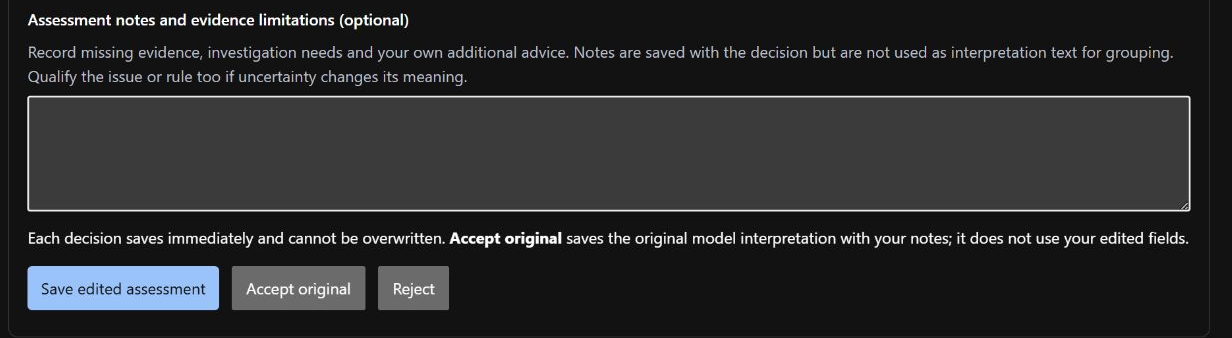
#> input picture docs/images/assessment-save.png, 1232 x 338 px, given in place of source-narrow.png, which was not available
$ python backfill.py
#> lines starting #> are read from the running program, lines starting #| are printed output that depends on the picture
from pathlib import Path
import hashlib,json
from PIL import Image
root=Path('WORKSPACE'); r=root/'extras/der-checkouts/assessment-clarity'; e=root/'extras/der-evidence/assessment-clarity/r1'
items=[('assessment-source.png','source-narrow.png',[16,205,976,636]),('annotation-result.png','result-narrow.png',[16,169,976,676]),('annotation-assessment.png','assessment-narrow.png',[16,174,976,658]),('failed-draft-assessment.png','failed-narrow.png',[16,17,976,590])]
records=[]
for name,raw,rect in items:
 p=r/'docs/images'/name;Image.open(e/raw).crop(rect).save(p)
#> after `p = r / 'docs/images' / name`:
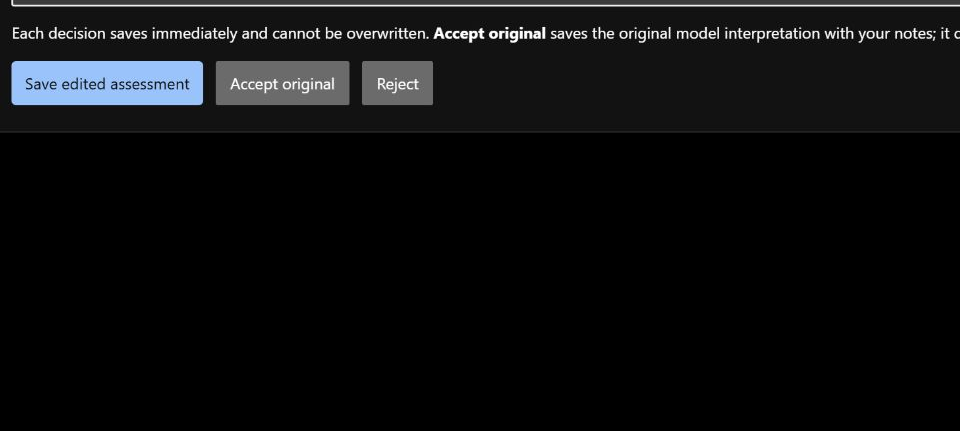
#> saved as assessment-source.png: PIL image 960x431 RGB; mean R, G, B 13.6, 14.4, 15.5
 records.append(dict(file=name,raw=raw,crop_pixels=rect,size=list(Image.open(p).size),sha256=hashlib.sha256(p.read_bytes()).hexdigest()))
#> pass 2 of the loop `for name,raw,rect in items:`:
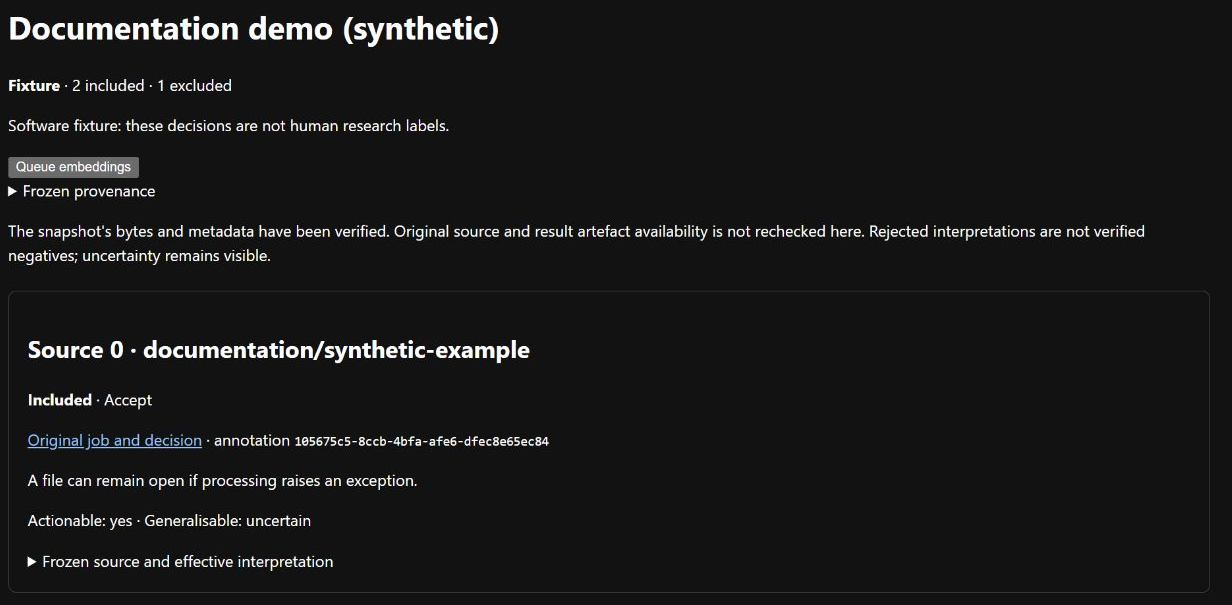
#> input picture docs/images/frozen-selection.png, 1232 x 605 px, given in place of result-narrow.png, which was not available
#> `p = r / 'docs/images' / name`:
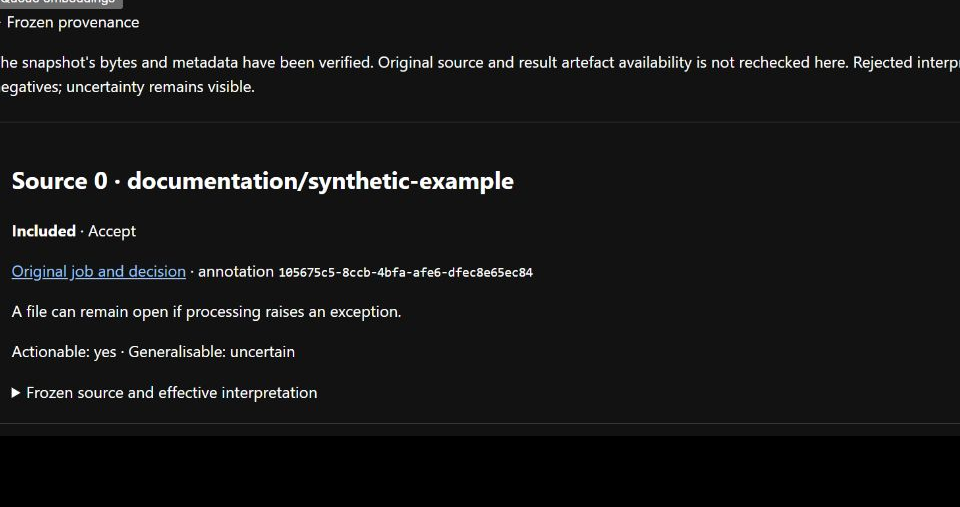
#> saved as annotation-result.png: PIL image 960x507 RGB; mean R, G, B 22.3, 22.4, 22.5
#> (the run stopped early here; a loop or call above may not have finished)
